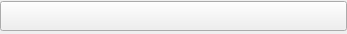
<?xml version="1.0" encoding="UTF-8"?>
<ui version="4.0">
 <class>widgetColorTransport</class>
 <widget class="QWidget" name="widgetColorTransport">
  <property name="geometry">
   <rect>
    <x>0</x>
    <y>0</y>
    <width>347</width>
    <height>34</height>
   </rect>
  </property>
  <property name="sizePolicy">
   <sizepolicy hsizetype="Expanding" vsizetype="Preferred">
    <horstretch>0</horstretch>
    <verstretch>0</verstretch>
   </sizepolicy>
  </property>
  <property name="windowTitle">
   <string>Form</string>
  </property>
  <layout class="QVBoxLayout" name="verticalLayout">
   <property name="spacing">
    <number>0</number>
   </property>
   <property name="leftMargin">
    <number>0</number>
   </property>
   <property name="topMargin">
    <number>0</number>
   </property>
   <property name="rightMargin">
    <number>0</number>
   </property>
   <property name="bottomMargin">
    <number>2</number>
   </property>
   <item>
    <layout class="QHBoxLayout" name="horizontalLayout_2">
     <property name="spacing">
      <number>0</number>
     </property>
     <property name="rightMargin">
      <number>0</number>
     </property>
     <item>
      <widget class="QLabel" name="lbl_id">
       <property name="minimumSize">
        <size>
         <width>0</width>
         <height>0</height>
        </size>
       </property>
       <property name="maximumSize">
        <size>
         <width>0</width>
         <height>0</height>
        </size>
       </property>
       <property name="text">
        <string/>
       </property>
      </widget>
     </item>
     <item>
      <widget class="QLabel" name="lbl_color">
       <property name="maximumSize">
        <size>
         <width>0</width>
         <height>0</height>
        </size>
       </property>
       <property name="text">
        <string/>
       </property>
      </widget>
     </item>
     <item>
      <widget class="QPushButton" name="btn_name">
       <property name="minimumSize">
        <size>
         <width>0</width>
         <height>30</height>
        </size>
       </property>
       <property name="cursor">
        <cursorShape>PointingHandCursor</cursorShape>
       </property>
       <property name="styleSheet">
        <string notr="true"/>
       </property>
       <property name="text">
        <string/>
       </property>
      </widget>
     </item>
    </layout>
   </item>
  </layout>
 </widget>
 <resources/>
 <connections/>
</ui>
